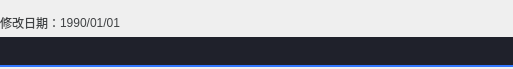
<?xml version="1.0" encoding="UTF-8"?>
<ui version="4.0">
 <class>MarkDownTitle</class>
 <widget class="QWidget" name="MarkDownTitle">
  <property name="geometry">
   <rect>
    <x>0</x>
    <y>0</y>
    <width>513</width>
    <height>69</height>
   </rect>
  </property>
  <property name="windowTitle">
   <string>Form</string>
  </property>
  <layout class="QVBoxLayout" name="verticalLayout">
   <property name="spacing">
    <number>0</number>
   </property>
   <property name="leftMargin">
    <number>0</number>
   </property>
   <property name="topMargin">
    <number>8</number>
   </property>
   <property name="rightMargin">
    <number>0</number>
   </property>
   <property name="bottomMargin">
    <number>2</number>
   </property>
   <item>
    <layout class="QHBoxLayout" name="horizontalLayout">
     <item>
      <widget class="QLabel" name="label">
       <property name="sizePolicy">
        <sizepolicy hsizetype="Fixed" vsizetype="Preferred">
         <horstretch>0</horstretch>
         <verstretch>0</verstretch>
        </sizepolicy>
       </property>
       <property name="styleSheet">
        <string notr="true">color:#404244;</string>
       </property>
       <property name="text">
        <string>修改日期：</string>
       </property>
      </widget>
     </item>
     <item>
      <widget class="QLabel" name="dateLab">
       <property name="minimumSize">
        <size>
         <width>0</width>
         <height>0</height>
        </size>
       </property>
       <property name="styleSheet">
        <string notr="true">color:#404244;</string>
       </property>
       <property name="text">
        <string>1990/01/01</string>
       </property>
      </widget>
     </item>
    </layout>
   </item>
   <item>
    <widget class="QLineEdit" name="titleEdit">
     <property name="minimumSize">
      <size>
       <width>0</width>
       <height>30</height>
      </size>
     </property>
     <property name="font">
      <font>
       <pointsize>15</pointsize>
       <weight>75</weight>
       <bold>true</bold>
      </font>
     </property>
     <property name="focusPolicy">
      <enum>Qt::ClickFocus</enum>
     </property>
     <property name="styleSheet">
      <string notr="true">border:none; border-bottom:2px solid #3176ff;background:#1f212b;color:#3176ff;</string>
     </property>
    </widget>
   </item>
  </layout>
 </widget>
 <resources/>
 <connections/>
</ui>
